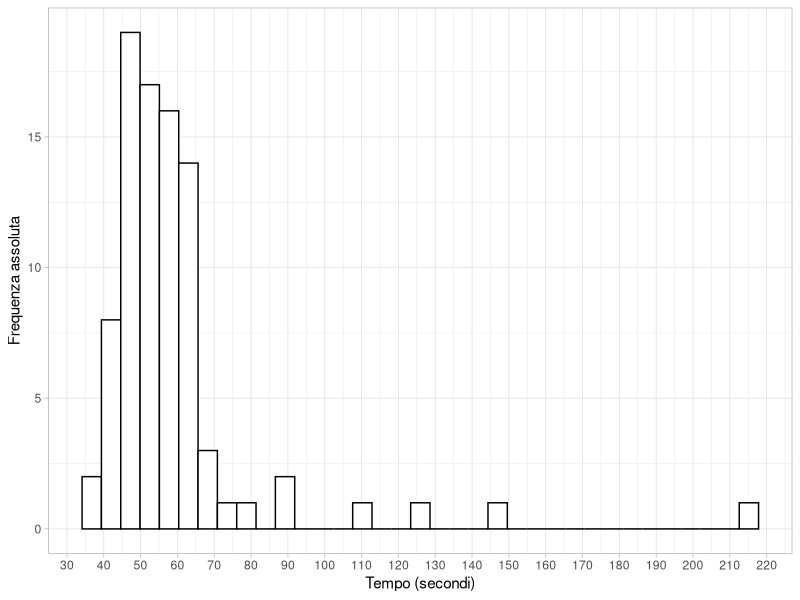
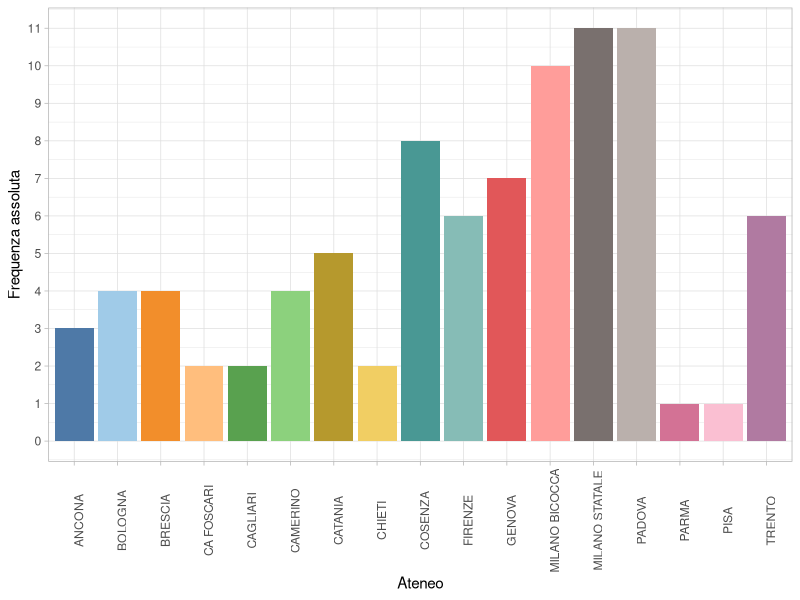
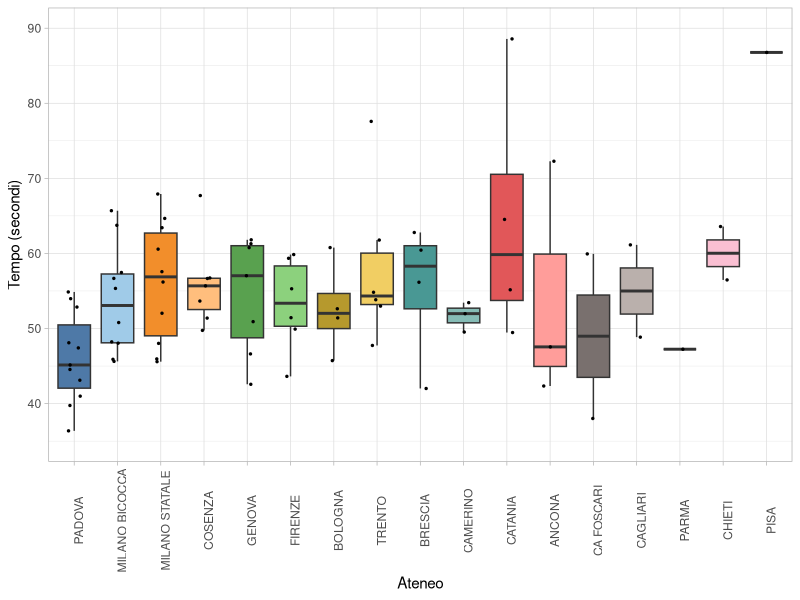
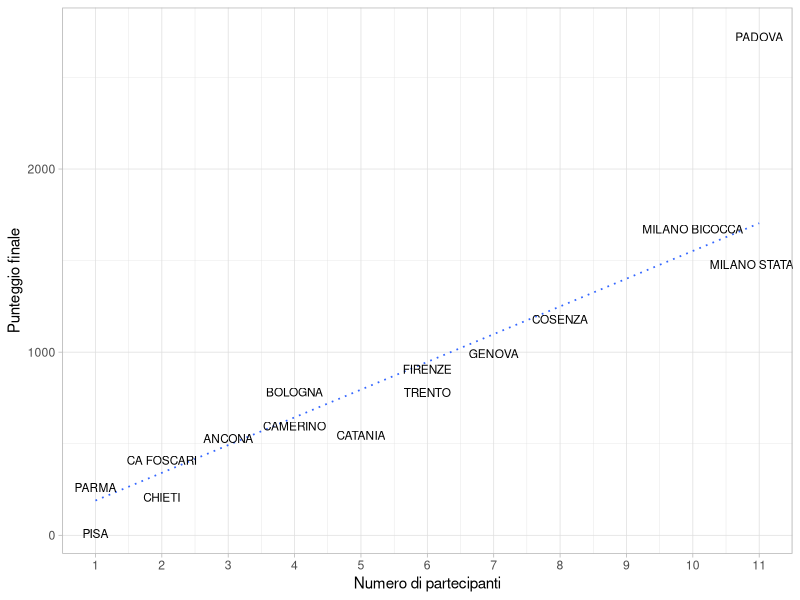
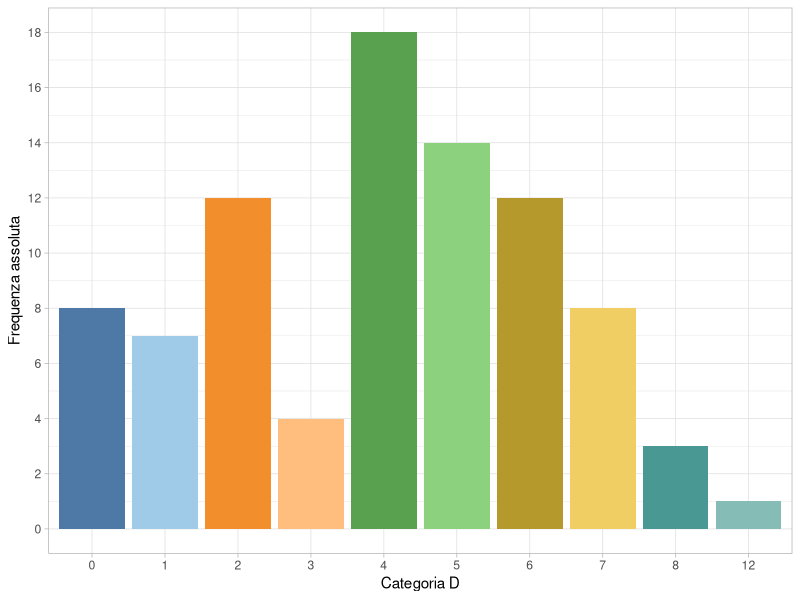
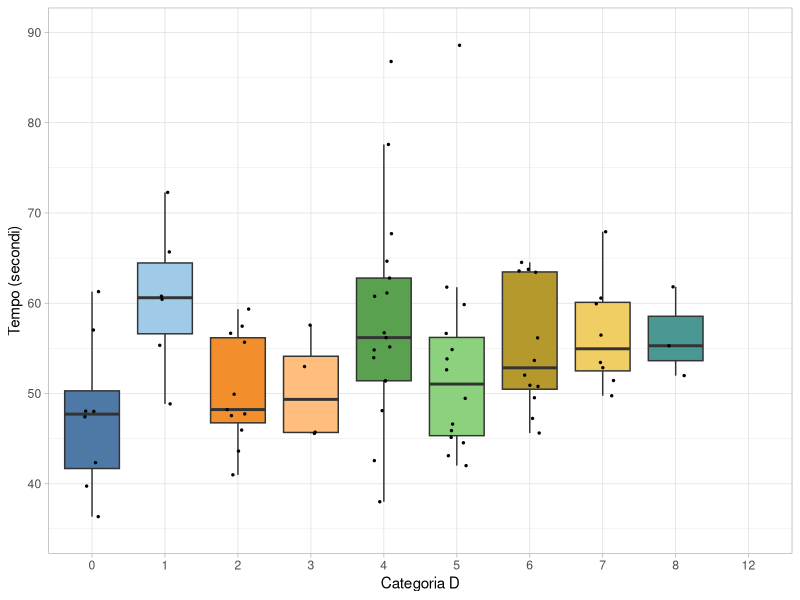
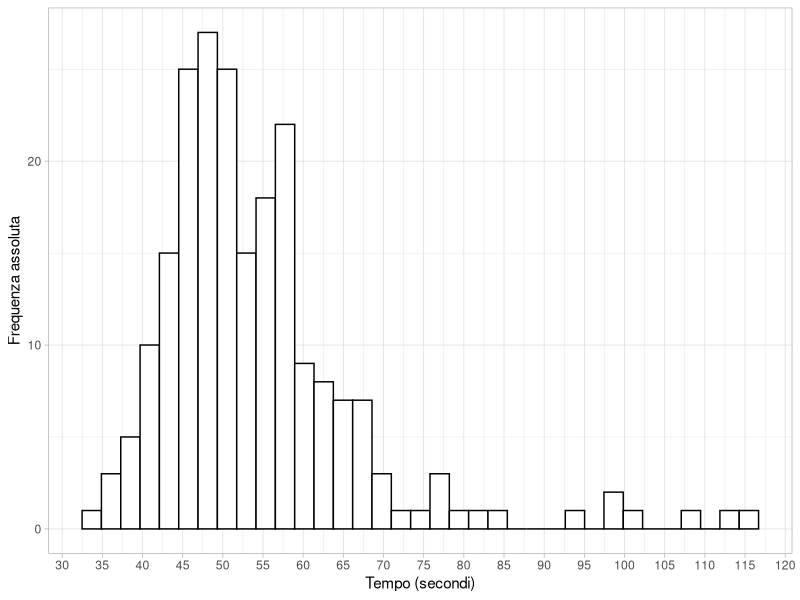
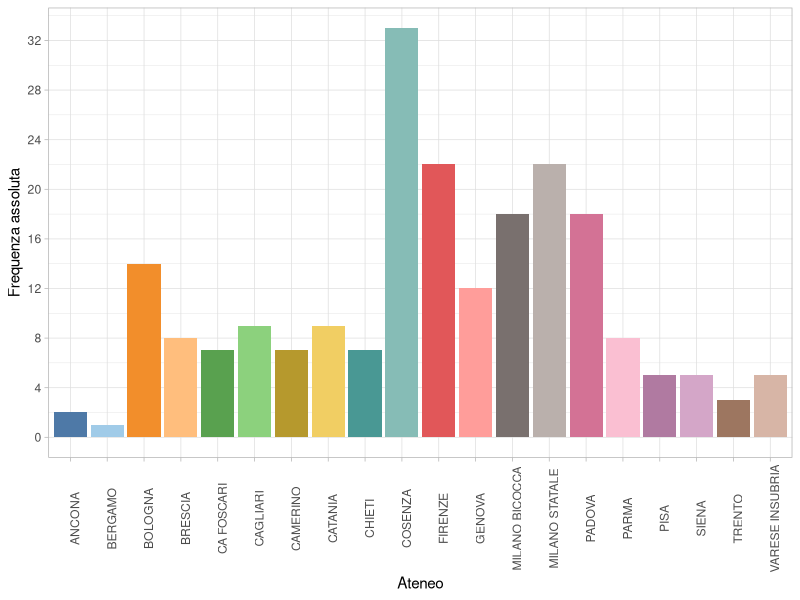

These figures' R source, in order:
## ---- chunk 1
#| echo: false
#| message: false
rm(list = ls())
gigante_f <- read.csv("gigante_femminile.csv", sep = ";")

library(tidyverse)
library(lubridate)
library(stringr)
library(ggthemes)

gigante_f$Categoria <- as.numeric(str_remove(gigante_f$Categoria, "D"))

gigante_f$Tempo[1:62] <- paste("0:", gigante_f$Tempo[1:62], sep = "")
gigante_f$Tempo <- ms(gigante_f$Tempo)

gigante_f$Ateneo <- as.factor(gigante_f$Ateneo)
gigante_f$Categoria <- as.factor(gigante_f$Categoria)
# glimpse(gigante_f)
## ---- chunk 2
atenei <- read.csv("atenei.csv", sep = ";")

gigante_f_freq <- data.frame(table(gigante_f$Ateneo))
gigante_f_freq$Tempo_Eccellenza <- tapply(as.numeric(gigante_f$Tempo), 
                                        gigante_f$Ateneo, function(x) mean(head(x, n = 4)))
colnames(gigante_f_freq) <- c("Ateneo", "Partecipanti", "Tempo_migliori_4")
gigante_f_freq <- merge(subset(atenei, select = c(Ateneo, Gigante_F)), gigante_f_freq, by = "Ateneo")
colnames(gigante_f_freq) <- c("Ateneo", "Graduatoria","Partecipanti", "Tempo_migliori_4")
## ---- chunk 3
#| fig-width: 8
#| fig-height: 4
ggplot(data = gigante_f, aes(x = Tempo, y = after_stat(count))) + geom_histogram(fill = "white", col = "black", bins = 35) + theme_light() + ylab("Frequenza assoluta") + xlab("Tempo (secondi)") + scale_x_continuous(n.breaks = 20)
## ---- chunk 4
tab <- c(summary(as.numeric(gigante_f$Tempo)))[-4]
names(tab) <- c("Tempo migliore", "Primo quartile", "Tempo mediano", "Terzo quartile", "Tempo peggiore")
knitr::kable(t(tab), digits = 2)
## ---- chunk 5
#| fig-width: 8
#| fig-height: 4
ggplot(data = gigante_f, aes(x = Ateneo, y = after_stat(count), fill = Ateneo)) + geom_bar() + theme_light() + ylab("Frequenza assoluta") + theme_light() + theme(axis.text.x = element_text(angle = 90), legend.position = "none") + scale_fill_tableau(palette = "Tableau 20") + scale_y_continuous(n.breaks = 10)
## ---- chunk 6
#| warning: false
#| fig-width: 8
#| fig-height: 5

gigante_f$Ateneo <- factor(gigante_f$Ateneo, 
                           levels = levels(gigante_f$Ateneo)[order(gigante_f_freq$Graduatoria, decreasing = TRUE)], 
                           ordered = TRUE)
ggplot(data = gigante_f, aes(x = Ateneo, y = Tempo, fill = Ateneo)) + geom_boxplot(outlier.size = 0, outlier.alpha = 0) + geom_jitter(width = 0.15, size = 0.5) + theme_light() + theme(axis.text.x = element_text(angle = 90), legend.position = "none") + xlab("Ateneo") + ylab("Tempo (secondi)") + ylim(c(35, 90)) + scale_fill_tableau(palette = "Tableau 20")
## ---- chunk 7
#| warning: false
#| message: false
#| fig-width: 10
#| fig-height: 5
library(MASS)
ggplot(data = gigante_f_freq, aes(x = Partecipanti, y = Graduatoria, label = Ateneo))  + theme_light() + xlab("Numero di partecipanti") + ylab("Punteggio finale") + geom_smooth(method = "rlm", se = F, linetype = "dotted", size = 0.6) + geom_text(size = 3, vjust = "top", check_overlap = TRUE)+ scale_x_continuous(n.breaks = 10)
## ---- chunk 8
#| fig-width: 8
#| fig-height: 4
ggplot(data = gigante_f, aes(x = Categoria, y = after_stat(count), fill = Categoria)) + geom_bar() + theme_light() + ylab("Frequenza assoluta") + theme_light() + theme(legend.position = "none") + scale_fill_tableau(palette = "Tableau 20") + scale_y_continuous(n.breaks = 10) + xlab("Categoria D")
## ---- chunk 9
#| warning: false
#| fig-width: 8
#| fig-height: 4
ggplot(data = gigante_f, aes(x = Categoria, y = Tempo, fill = Categoria)) + geom_boxplot(outlier.size = 0, outlier.alpha = 0) + geom_jitter(width = 0.15, size = 0.5) + theme_light() + theme( legend.position = "none") + ylab("Tempo (secondi)") + ylim(c(35, 90)) + xlab("Categoria D") + scale_fill_tableau(palette = "Tableau 20")
## ---- chunk 10
#| echo: false
#| message: false
gigante_m <- read.csv("gigante_maschile.csv", sep = ";")

gigante_m$Categoria <- str_remove(gigante_m$Categoria, "A")
gigante_m$Categoria <- str_remove(gigante_m$Categoria, "B")
gigante_m$Categoria <- str_remove(gigante_m$Categoria, "C")
gigante_m$Categoria <- as.numeric(str_remove(gigante_m$Categoria, "D"))

gigante_m$Tempo[1:173] <- paste("0:", gigante_m$Tempo[1:173], sep = "")
gigante_m$Tempo <- ms(gigante_m$Tempo)

gigante_m$Ateneo <- as.factor(gigante_m$Ateneo)
gigante_m$Categoria <- as.factor(gigante_m$Categoria)
# glimpse(gigante_m)
## ---- chunk 11
gigante_m_freq <- data.frame(table(gigante_m$Ateneo))
gigante_m_freq$Tempo_Eccellenza <- tapply(as.numeric(gigante_m$Tempo), 
                                        gigante_m$Ateneo, function(x) mean(head(x, n = 4)))
colnames(gigante_m_freq) <- c("Ateneo", "Partecipanti", "Tempo_migliori_4")
gigante_m_freq <- merge(subset(atenei, select = c(Ateneo, Gigante_M)), gigante_m_freq, by = "Ateneo")
colnames(gigante_m_freq) <- c("Ateneo", "Graduatoria","Partecipanti", "Tempo_migliori_4")
## ---- chunk 12
#| fig-width: 8
#| fig-height: 4
ggplot(data = gigante_m, aes(x = Tempo, y = after_stat(count))) + geom_histogram(fill = "white", col = "black", bins = 35) + theme_light() + ylab("Frequenza assoluta") + xlab("Tempo (secondi)") + scale_x_continuous(n.breaks = 20)
## ---- chunk 13
tab <- c(summary(as.numeric(gigante_m$Tempo)))[-4]
names(tab) <- c("Tempo migliore", "Primo quartile", "Tempo mediano", "Terzo quartile", "Tempo peggiore")
knitr::kable(t(tab), digits = 2)
## ---- chunk 14
#| fig-width: 8
#| fig-height: 5
ggplot(data = gigante_m, aes(x = Ateneo, y = after_stat(count), fill = Ateneo)) + geom_bar() + theme_light() + ylab("Frequenza assoluta") + theme_light() + theme(axis.text.x = element_text(angle = 90), legend.position = "none") + scale_fill_tableau(palette = "Tableau 20") + scale_y_continuous(n.breaks = 12)
## ---- chunk 15
#| warning: false
#| fig-width: 8
#| fig-height: 5

gigante_m$Ateneo <- factor(gigante_m$Ateneo, 
                           levels = levels(gigante_m$Ateneo)[order(gigante_m_freq$Graduatoria, decreasing = TRUE)], 
                           ordered = TRUE)
ggplot(data = gigante_m, aes(x = Ateneo, y = Tempo, fill = Ateneo)) + geom_boxplot(outlier.size = 0, outlier.alpha = 0) + geom_jitter(width = 0.15, size = 0.5) + theme_light() + theme(axis.text.x = element_text(angle = 90), legend.position = "none") + xlab("Ateneo") + ylab("Tempo (secondi)") + scale_fill_tableau(palette = "Tableau 20")
## ---- chunk 16
#| warning: false
#| message: false
#| fig-width: 10
#| fig-height: 5
ggplot(data = gigante_m_freq, aes(x = Partecipanti, y = Graduatoria, label = Ateneo))  + theme_light() + xlab("Numero di partecipanti") + ylab("Punteggio finale") + geom_smooth(method = "rlm", se = F, linetype = "dotted", size = 0.6) + geom_text(size = 3, vjust = "top", check_overlap = TRUE)+ scale_x_continuous(n.breaks = 20)
## ---- chunk 17
#| fig-width: 8
#| fig-height: 4
ggplot(data = gigante_m, aes(x = Categoria, y = after_stat(count), fill = Categoria)) + geom_bar() + theme_light() + ylab("Frequenza assoluta") + theme_light() + theme(legend.position = "none") + scale_fill_tableau(palette = "Tableau 20") + scale_y_continuous(n.breaks = 10) + xlab("Categoria (A,B,C,D)")
## ---- chunk 18
#| warning: false
#| fig-width: 8
#| fig-height: 4
ggplot(data = gigante_m, aes(x = Categoria, y = Tempo, fill = Categoria)) + geom_boxplot(outlier.size = 0, outlier.alpha = 0) + geom_jitter(width = 0.15, size = 0.5) + theme_light() + theme( legend.position = "none") + ylab("Tempo (secondi)") + xlab("Categoria (A,B,C,D)") + scale_fill_tableau(palette = "Tableau 20")
